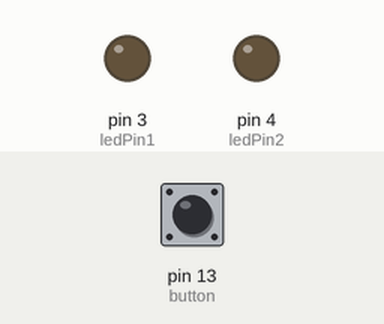
A sketch run on a simulated Arduino Uno, built with avr-gcc and run on an emulated ATmega328P. On the bench: output pins drawn as LEDs (lit = HIGH). Dashed ring = blinking. The inputs (shaded band) are chosen by the test bench; at power-on: pin 13 (button) LOW. What the sketch prints to the serial monitor is not drawn.

Above: at 1.2 s.
1.3 s: pin 13 (button) pulled HIGH for 1 s
At 3.1 s:
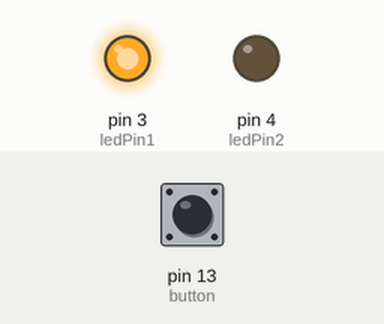
3.8 s: pin 13 (button) pulled HIGH for 0.15 s
At 5.0 s:
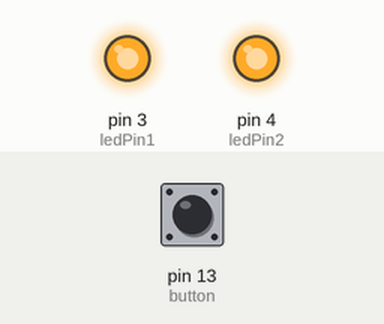
5.5 s: pin 13 (button) pulled HIGH for 3.2 s
At 6.37 s:
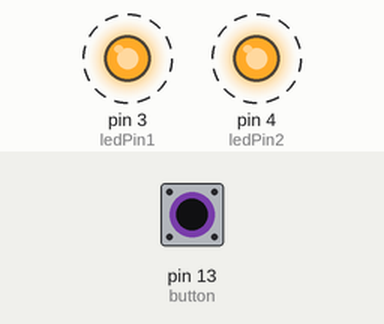
Timing chart, 0 to 10.3 s (numbered marks = the images above; inputs shaded):
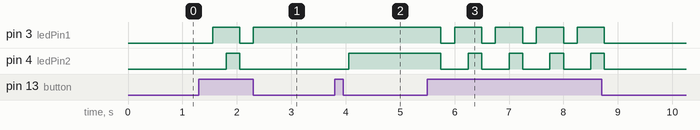

Measured:
- after the input at 1.3 s, pin 3 (ledPin1): LOW → HIGH after 0.25 s, → LOW 0.50 s later, → HIGH 0.25 s later; pin 4 (ledPin2): LOW → HIGH after 0.50 s, → LOW 0.25 s later
- after the input at 3.8 s, pin 4 (ledPin2): LOW → HIGH after 0.25 s
- after the input at 5.5 s, pin 3 (ledPin1): alternates HIGH for 0.50 s and LOW for 0.25 s, 9 changes in all, then stays LOW, starting after 0.25 s; pin 4 (ledPin2): alternates HIGH for 0.25 s and LOW for 0.50 s, 9 changes in all, then stays LOW, starting after 0.25 s

The sketch:

Exercise1a.ino
```cpp
const int button = 13;
const int ledPin1 = 3;
const int ledPin2 = 4;
int state;
void setup() {
  pinMode(button, INPUT);
  pinMode(ledPin1, OUTPUT);
  pinMode(ledPin2, OUTPUT);
  Serial.begin(9600);

}
void loop() {
  if (digitalRead(button) == 1){
    if (state == 2){
      state = 0;
      delay(250);
    }
    else{
      state +=1;
      delay(250);
    }
  }
  Serial.println(digitalRead(button));
  switch (state) {
  case 0:
    digitalWrite(ledPin1, 0);
    digitalWrite(ledPin2,0);
  break;
  case 1:
    digitalWrite(ledPin1, 1);
    digitalWrite(ledPin2,0);
  break;
  case 2:
    digitalWrite(ledPin1, 1);
    digitalWrite(ledPin2,1);
  break;
  }
}
```
